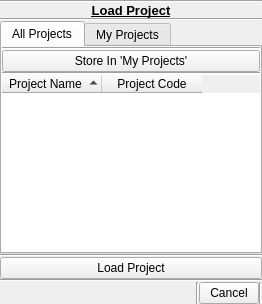
<?xml version="1.0" encoding="UTF-8"?>
<ui version="4.0">
 <class>Dialog</class>
 <widget class="QDialog" name="Dialog">
  <property name="geometry">
   <rect>
    <x>0</x>
    <y>0</y>
    <width>262</width>
    <height>304</height>
   </rect>
  </property>
  <property name="windowTitle">
   <string>Load Project</string>
  </property>
  <layout class="QGridLayout" name="gridLayout">
   <property name="margin">
    <number>0</number>
   </property>
   <property name="spacing">
    <number>0</number>
   </property>
   <item row="2" column="0">
    <widget class="Line" name="line_2">
     <property name="orientation">
      <enum>Qt::Horizontal</enum>
     </property>
    </widget>
   </item>
   <item row="1" column="0">
    <widget class="QLabel" name="l_loadProject">
     <property name="font">
      <font>
       <pointsize>10</pointsize>
       <weight>75</weight>
       <bold>true</bold>
       <underline>true</underline>
      </font>
     </property>
     <property name="text">
      <string>Load Project</string>
     </property>
     <property name="alignment">
      <set>Qt::AlignCenter</set>
     </property>
    </widget>
   </item>
   <item row="0" column="0">
    <widget class="Line" name="line">
     <property name="orientation">
      <enum>Qt::Horizontal</enum>
     </property>
    </widget>
   </item>
   <item row="7" column="0">
    <layout class="QHBoxLayout" name="hl_buttons">
     <property name="spacing">
      <number>0</number>
     </property>
     <item>
      <spacer name="horizontalSpacer">
       <property name="orientation">
        <enum>Qt::Horizontal</enum>
       </property>
       <property name="sizeHint" stdset="0">
        <size>
         <width>40</width>
         <height>20</height>
        </size>
       </property>
      </spacer>
     </item>
     <item>
      <widget class="Line" name="line_5">
       <property name="orientation">
        <enum>Qt::Vertical</enum>
       </property>
      </widget>
     </item>
     <item>
      <widget class="QPushButton" name="pb_cancel">
       <property name="minimumSize">
        <size>
         <width>60</width>
         <height>0</height>
        </size>
       </property>
       <property name="maximumSize">
        <size>
         <width>60</width>
         <height>16777215</height>
        </size>
       </property>
       <property name="text">
        <string>Cancel</string>
       </property>
       <property name="autoDefault">
        <bool>false</bool>
       </property>
       <property name="flat">
        <bool>false</bool>
       </property>
      </widget>
     </item>
     <item>
      <widget class="Line" name="line_7">
       <property name="orientation">
        <enum>Qt::Vertical</enum>
       </property>
      </widget>
     </item>
    </layout>
   </item>
   <item row="6" column="0">
    <widget class="Line" name="line_3">
     <property name="orientation">
      <enum>Qt::Horizontal</enum>
     </property>
    </widget>
   </item>
   <item row="5" column="0">
    <widget class="QPushButton" name="pb_load">
     <property name="minimumSize">
      <size>
       <width>0</width>
       <height>0</height>
      </size>
     </property>
     <property name="maximumSize">
      <size>
       <width>16777215</width>
       <height>16777215</height>
      </size>
     </property>
     <property name="text">
      <string>Load Project</string>
     </property>
     <property name="autoDefault">
      <bool>false</bool>
     </property>
     <property name="flat">
      <bool>false</bool>
     </property>
    </widget>
   </item>
   <item row="4" column="0">
    <widget class="Line" name="line_4">
     <property name="orientation">
      <enum>Qt::Horizontal</enum>
     </property>
    </widget>
   </item>
   <item row="3" column="0">
    <widget class="QTabWidget" name="tabWidget">
     <property name="currentIndex">
      <number>0</number>
     </property>
     <widget class="QWidget" name="tab_allProjects">
      <attribute name="title">
       <string>All Projects</string>
      </attribute>
      <layout class="QGridLayout" name="gl_allProjects">
       <property name="margin">
        <number>0</number>
       </property>
       <property name="spacing">
        <number>0</number>
       </property>
       <item row="3" column="0">
        <widget class="QTreeWidget" name="tw_allProjects">
         <property name="frameShape">
          <enum>QFrame::NoFrame</enum>
         </property>
         <property name="alternatingRowColors">
          <bool>true</bool>
         </property>
         <property name="indentation">
          <number>0</number>
         </property>
         <property name="itemsExpandable">
          <bool>false</bool>
         </property>
         <property name="sortingEnabled">
          <bool>true</bool>
         </property>
         <property name="expandsOnDoubleClick">
          <bool>false</bool>
         </property>
         <attribute name="headerVisible">
          <bool>true</bool>
         </attribute>
         <attribute name="headerStretchLastSection">
          <bool>false</bool>
         </attribute>
         <column>
          <property name="text">
           <string>Project Name</string>
          </property>
          <property name="textAlignment">
           <set>AlignHCenter|AlignVCenter|AlignCenter</set>
          </property>
         </column>
         <column>
          <property name="text">
           <string>Project Code</string>
          </property>
          <property name="textAlignment">
           <set>AlignHCenter|AlignVCenter|AlignCenter</set>
          </property>
         </column>
        </widget>
       </item>
       <item row="2" column="0">
        <widget class="Line" name="line_8">
         <property name="orientation">
          <enum>Qt::Horizontal</enum>
         </property>
        </widget>
       </item>
       <item row="1" column="0">
        <widget class="QPushButton" name="pb_store">
         <property name="text">
          <string>Store In 'My Projects'</string>
         </property>
         <property name="autoDefault">
          <bool>false</bool>
         </property>
         <property name="flat">
          <bool>false</bool>
         </property>
        </widget>
       </item>
       <item row="0" column="0">
        <widget class="Line" name="line_10">
         <property name="orientation">
          <enum>Qt::Horizontal</enum>
         </property>
        </widget>
       </item>
      </layout>
     </widget>
     <widget class="QWidget" name="tab_myProjects">
      <attribute name="title">
       <string>My Projects</string>
      </attribute>
      <layout class="QGridLayout" name="gl_myProjects">
       <property name="margin">
        <number>0</number>
       </property>
       <property name="spacing">
        <number>0</number>
       </property>
       <item row="1" column="0">
        <layout class="QHBoxLayout" name="hl_options">
         <property name="spacing">
          <number>0</number>
         </property>
         <item>
          <widget class="Line" name="line_6">
           <property name="orientation">
            <enum>Qt::Vertical</enum>
           </property>
          </widget>
         </item>
         <item>
          <widget class="QPushButton" name="pb_remove">
           <property name="text">
            <string>Remove From 'My Projects'</string>
           </property>
           <property name="autoDefault">
            <bool>false</bool>
           </property>
           <property name="flat">
            <bool>false</bool>
           </property>
          </widget>
         </item>
         <item>
          <widget class="Line" name="line_12">
           <property name="orientation">
            <enum>Qt::Vertical</enum>
           </property>
          </widget>
         </item>
         <item>
          <widget class="QPushButton" name="pb_refresh">
           <property name="text">
            <string>Refresh</string>
           </property>
           <property name="autoDefault">
            <bool>false</bool>
           </property>
           <property name="flat">
            <bool>false</bool>
           </property>
          </widget>
         </item>
         <item>
          <widget class="Line" name="line_13">
           <property name="orientation">
            <enum>Qt::Vertical</enum>
           </property>
          </widget>
         </item>
        </layout>
       </item>
       <item row="3" column="0">
        <widget class="QTreeWidget" name="tw_myProjects">
         <property name="frameShape">
          <enum>QFrame::NoFrame</enum>
         </property>
         <property name="alternatingRowColors">
          <bool>true</bool>
         </property>
         <property name="indentation">
          <number>0</number>
         </property>
         <property name="itemsExpandable">
          <bool>false</bool>
         </property>
         <property name="sortingEnabled">
          <bool>true</bool>
         </property>
         <property name="headerHidden">
          <bool>false</bool>
         </property>
         <property name="expandsOnDoubleClick">
          <bool>false</bool>
         </property>
         <attribute name="headerVisible">
          <bool>false</bool>
         </attribute>
         <attribute name="headerStretchLastSection">
          <bool>false</bool>
         </attribute>
         <column>
          <property name="text">
           <string>Project Name</string>
          </property>
          <property name="textAlignment">
           <set>AlignHCenter|AlignVCenter|AlignCenter</set>
          </property>
         </column>
         <column>
          <property name="text">
           <string>Project Code</string>
          </property>
          <property name="textAlignment">
           <set>AlignHCenter|AlignVCenter|AlignCenter</set>
          </property>
         </column>
        </widget>
       </item>
       <item row="0" column="0">
        <widget class="Line" name="line_11">
         <property name="orientation">
          <enum>Qt::Horizontal</enum>
         </property>
        </widget>
       </item>
       <item row="2" column="0">
        <widget class="Line" name="line_9">
         <property name="orientation">
          <enum>Qt::Horizontal</enum>
         </property>
        </widget>
       </item>
      </layout>
     </widget>
    </widget>
   </item>
  </layout>
 </widget>
 <resources/>
 <connections/>
</ui>
